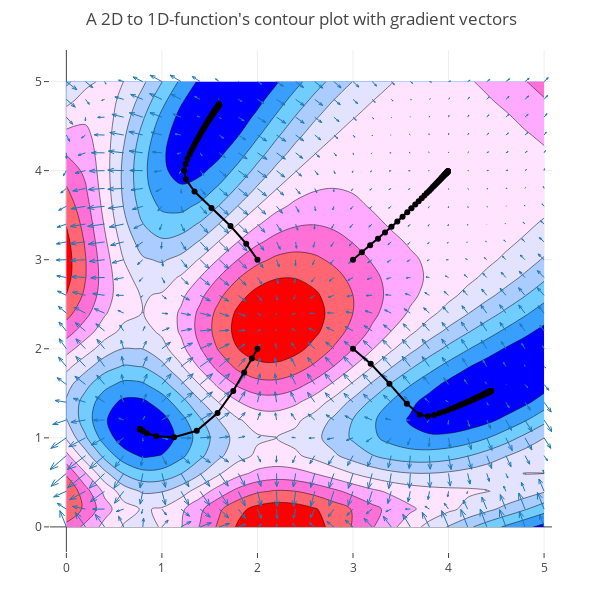
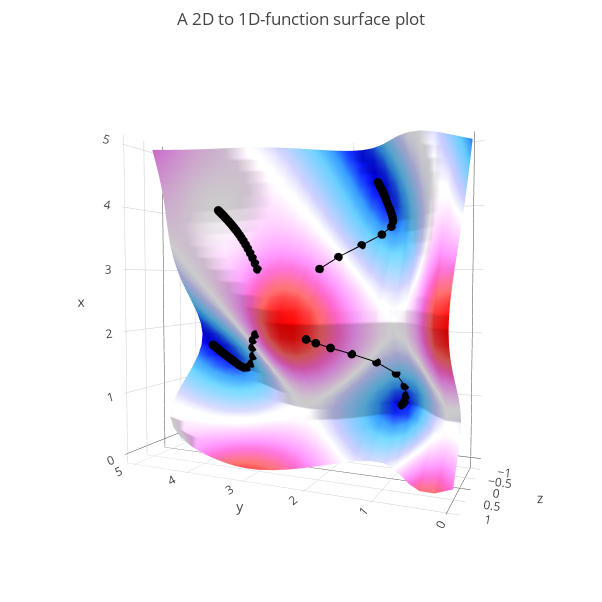

Write notebook code for charts like these, in order.
### Markdown cell above
# Resultat
Testköra och experimentera med algoritmen med denna kod som bygger på det du gjort tidigiare.

### Code cell
# Experiment with these values
# - Add/move starting points to find all minima in between (0,0) and (5,5)
# - Analyze what happens with a large step size multiplier (alpha).
starting_points = [(2, 2), (2, 3), (3, 2), (3, 3)]
alpha = 0.2                
min_step_size = 0.001
max_steps = 100

# ------------------------------------------------------------------------------

# Runs gradient descent until our steps becomes too small (< min_step_size) or
# we have taken the maximum amount of steps
sim.gd_trails = []
for starting_point in starting_points:
    x, y = starting_point
    gd_trail = np.array([[x, y, f(x,y)]])
    latest_step_length = np.inf

    while latest_step_length > min_step_size and len(gd_trail) <= max_steps:
        x, y, latest_step_length = gradient_descent_step(x, y, alpha=alpha)
        gd_trail = np.append(gd_trail, [[x, y, f(x,y)]], axis=0)

    sim.gd_trails.append(gd_trail)
    print('Ran GD from f({:.2f}, {:.2f})={:5.2f} to f({:.2f}, {:.2f})={:5.2f} after {} steps.'.format(*gd_trail[0,:], *gd_trail[-1,:], len(gd_trail)))

sim.run()
